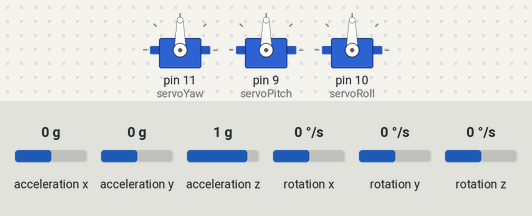
Simulated run of this sketch. Board: Arduino Uno, built with avr-gcc and run on an emulated ATmega328P. Shown: 3 × servo. The test bench sets the inputs (shaded band); at power-on: rotation z 0 °/s, acceleration x 0 g, acceleration z 1 g, acceleration y 0 g, rotation x 0 °/s, rotation y 0 °/s. The local clock reads 2024-03-15 10:24:30 at power-on unless the sketch sets it; storage starts empty; what the sketch prints to the serial monitor is not drawn.

Above: at 3.7 s.
3.8 s: rotation z set to -192 °/s
At 4.6 s:
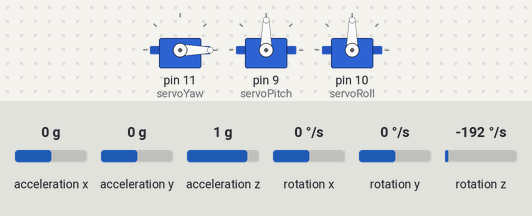
At 5.2 s:
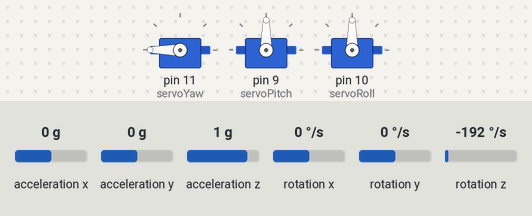
6.8 s: acceleration x set to -1.4 g
At 8.3 s:
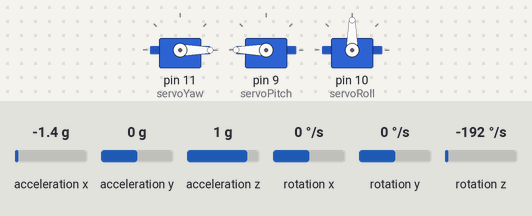
9.8 s: acceleration z set to 0 g
At 10.9 s:
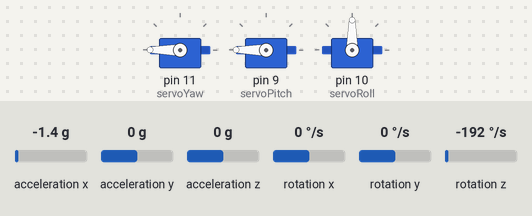
12.8 s: acceleration y set to -1.4 g
15.8 s: acceleration x set to -0.8 g
18.8 s: acceleration y set to -0.8 g
Timing chart, 0 to 61.2 s (numbered marks = the images above; inputs shaded):
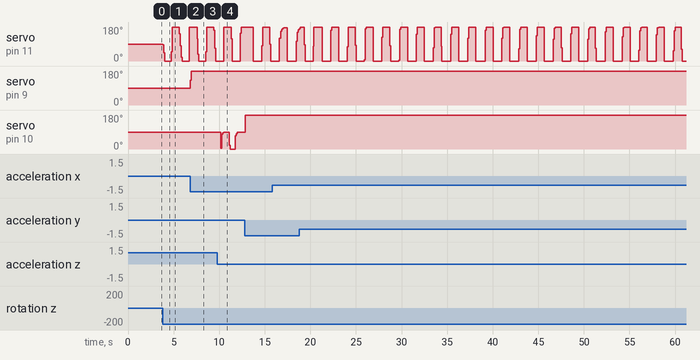

The sketch:

codeformarch17_copy_20250317125732.ino
```cpp
#include <Wire.h>
#include <SD.h>
#include <SPI.h>
#include <RTClib.h>
#include <Servo.h>
#include "MPU6050_6Axis_MotionApps20.h"
#include <PID_v1.h>

#define SD_CS 4  // Chip Select pin for SD card module
#define SERVO_MIN 0
#define SERVO_MAX 180

// ----- Global Objects -----
RTC_DS3231 rtc;
MPU6050 mpu;
File dataFile;

// ----- DMP Variables -----
uint8_t mpuIntStatus;
uint16_t packetSize;
uint8_t fifoBuffer[64];
Quaternion q;
VectorFloat gravity;
float ypr[3];
VectorInt16 aa; // For raw acceleration data from DMP

// ----- Servo and PID Setup -----
Servo servoYaw, servoPitch, servoRoll;
double inputYaw, outputYaw, setpointYaw = 0;
double inputPitch, outputPitch, setpointPitch = 0;
double inputRoll, outputRoll, setpointRoll = 0;

// ----- Low-Pass Filter Variables -----
double filteredYaw = 0, filteredPitch = 0, filteredRoll = 0;
const double LPF_ALPHA = 0.2;  // Smoothing factor (0 < LPF_ALPHA < 1)

// ----- PID Tuning Parameters -----
double Kp = 2.0, Ki = 0.01, Kd = 0.05;
PID pidYaw(&inputYaw, &outputYaw, &setpointYaw, Kp, Ki, Kd, DIRECT);
PID pidPitch(&inputPitch, &outputPitch, &setpointPitch, Kp, Ki, Kd, DIRECT);
PID pidRoll(&inputRoll, &outputRoll, &setpointRoll, Kp, Ki, Kd, DIRECT);

// ----- Offsets for Zeroing Initial Position -----
double yawOffset = 0, pitchOffset = 0, rollOffset = 0;

// ----- Timing Variables -----
unsigned long lastLogTime = 0;

void setup() {
  Serial.begin(115200);
  Wire.begin();

  // Initialize RTC
  if (!rtc.begin()) {
    Serial.println("Couldn't find RTC");
    while (1);
  }

  // Initialize SD card
  if (!SD.begin(SD_CS)) {
    Serial.println("SD Card initialization failed!");
    while (1);
  }
  Serial.println("SD Card initialized.");

  // Initialize MPU6050
  Serial.println("Initializing MPU6050...");
  mpu.initialize();
  if (!mpu.testConnection()) {
    Serial.println("MPU6050 connection failed!");
    while (1);
  }

  // Initialize DMP for orientation processing
  Serial.println("Initializing DMP...");
  int dmpStatus = mpu.dmpInitialize();
  if (dmpStatus != 0) {
    Serial.print("DMP Initialization failed (code ");
    Serial.print(dmpStatus);
    Serial.println(")");
    while (1);
  }
  mpu.setDMPEnabled(true);
  mpuIntStatus = mpu.getIntStatus();
  packetSize = mpu.dmpGetFIFOPacketSize();
  Serial.println("MPU6050 DMP Ready");

  // Allow sensor readings to stabilize
  delay(1000);

  // Calibrate offsets using multiple samples
  const int NUM_SAMPLES = 50;
  double sumYaw = 0, sumPitch = 0, sumRoll = 0;
  int validSamples = 0;
  for (int i = 0; i < NUM_SAMPLES; i++) {
    // Check for FIFO overflow during calibration
    if ((mpu.getIntStatus() & 0x10) || mpu.getFIFOCount() >= 1024) {
      mpu.resetFIFO();
      Serial.println("FIFO Overflow during calibration! Resetting...");
      continue;
    }
    while (mpu.getFIFOCount() < packetSize) {
      delay(5);
    }
    mpu.getFIFOBytes(fifoBuffer, packetSize);
    mpu.dmpGetQuaternion(&q, fifoBuffer);
    mpu.dmpGetGravity(&gravity, &q);
    mpu.dmpGetYawPitchRoll(ypr, &q, &gravity);
    sumYaw   += ypr[0] * 180.0 / M_PI;
    sumPitch += ypr[1] * 180.0 / M_PI;
    sumRoll  += ypr[2] * 180.0 / M_PI;
    validSamples++;
    delay(10);
  }
  if (validSamples > 0) {
    yawOffset   = sumYaw / validSamples;
    pitchOffset = sumPitch / validSamples;
    rollOffset  = sumRoll / validSamples;
  }
  Serial.print("Offsets -> Yaw: "); Serial.print(yawOffset);
  Serial.print(", Pitch: "); Serial.print(pitchOffset);
  Serial.print(", Roll: "); Serial.println(rollOffset);

  // Attach servos to their pins
  servoYaw.attach(11);
  servoPitch.attach(9);
  servoRoll.attach(10);

  // Initialize PID controllers
  pidYaw.SetMode(AUTOMATIC);
  pidPitch.SetMode(AUTOMATIC);
  pidRoll.SetMode(AUTOMATIC);
  pidYaw.SetOutputLimits(-60, 60);
  pidPitch.SetOutputLimits(-60, 60);
  pidRoll.SetOutputLimits(-60, 60);
}

void loop() {
  // Check for FIFO overflow and reset if needed
  if ((mpu.getIntStatus() & 0x10) || mpu.getFIFOCount() >= 1024) {
    mpu.resetFIFO();
    Serial.println("FIFO Overflow! Resetting...");
    return;
  }

  // Process a new DMP packet if available
  if (mpu.getFIFOCount() >= packetSize) {
    mpu.getFIFOBytes(fifoBuffer, packetSize);

    // Retrieve orientation data from DMP packet
    mpu.dmpGetQuaternion(&q, fifoBuffer);
    mpu.dmpGetGravity(&gravity, &q);
    mpu.dmpGetYawPitchRoll(ypr, &q, &gravity);

    // Retrieve raw accelerometer data from the same packet
    mpu.dmpGetAccel(&aa, fifoBuffer);

    // Calculate adjusted raw angles (in degrees)
    double rawYaw   = (ypr[0] * 180.0 / M_PI) - yawOffset;
    double rawPitch = (ypr[1] * 180.0 / M_PI) - pitchOffset;
    double rawRoll  = (ypr[2] * 180.0 / M_PI) - rollOffset;

    // Apply low-pass filtering to smooth the values
    filteredYaw   = LPF_ALPHA * rawYaw   + (1 - LPF_ALPHA) * filteredYaw;
    filteredPitch = LPF_ALPHA * rawPitch + (1 - LPF_ALPHA) * filteredPitch;
    filteredRoll  = LPF_ALPHA * rawRoll  + (1 - LPF_ALPHA) * filteredRoll;

    // Use the filtered values as PID inputs
    inputYaw   = filteredYaw;
    inputPitch = filteredPitch;
    inputRoll  = filteredRoll;

    // Compute PID corrections for each axis
    pidYaw.Compute();
    pidPitch.Compute();
    pidRoll.Compute();

    // Map the PID outputs to servo positions (constrained between SERVO_MIN and SERVO_MAX)
    int yawPos   = constrain(map(outputYaw, -60, 60, SERVO_MIN, SERVO_MAX), SERVO_MIN, SERVO_MAX);
    int pitchPos = constrain(map(outputPitch, -60, 60, SERVO_MIN, SERVO_MAX), SERVO_MIN, SERVO_MAX);
    int rollPos  = constrain(map(outputRoll, -60, 60, SERVO_MIN, SERVO_MAX), SERVO_MIN, SERVO_MAX);

    // Update servo positions
    servoYaw.write(yawPos);
    servoPitch.write(pitchPos);
    servoRoll.write(rollPos);

    // Provide debug output every 200 ms
    static unsigned long lastUpdate = 0;
    if (millis() - lastUpdate > 200) {
      lastUpdate = millis();
      Serial.print("Raw -> Yaw: "); Serial.print(rawYaw);
      Serial.print(" | Pitch: "); Serial.print(rawPitch);
      Serial.print(" | Roll: "); Serial.print(rawRoll);
      Serial.print(" || Filtered -> Yaw: "); Serial.print(filteredYaw);
      Serial.print(" | Pitch: "); Serial.print(filteredPitch);
      Serial.print(" | Roll: "); Serial.print(filteredRoll);
      Serial.print(" || Servos -> Yaw: "); Serial.print(yawPos);
      Serial.print(", Pitch: "); Serial.print(pitchPos);
      Serial.print(", Roll: "); Serial.println(rollPos);
    }

    // Log the acceleration data to the SD card every second
    if (millis() - lastLogTime >= 1000) {
      lastLogTime = millis();
      DateTime now = rtc.now();
      dataFile = SD.open("log.txt", FILE_WRITE);
      if (dataFile) {
        dataFile.print(now.year()); dataFile.print("/");
        dataFile.print(now.month()); dataFile.print("/");
        dataFile.print(now.day()); dataFile.print(" ");
        dataFile.print(now.hour()); dataFile.print(":");
        dataFile.print(now.minute()); dataFile.print(":");
        dataFile.print(now.second()); dataFile.print(", ");
        dataFile.print(aa.x); dataFile.print(", ");
        dataFile.print(aa.y); dataFile.print(", ");
        dataFile.println(aa.z);
        dataFile.close();
        Serial.println("Data written to SD card.");
      } else {
        Serial.println("Error opening file.");
      }
    }
  }
  delay(10);
}
```

Measured:
- after the input at 3.8 s, servo on pin 11 (servoYaw): 90° → 87° at once, → 43° 0.10 s later, → 0° 0.11 s later, → 48° 0.74 s later, … (10 changes in this stretch)
- after the input at 6.8 s, servo on pin 9 (servoPitch): 90° → 130° at once, → 180° 0.10 s later
- after the input at 9.8 s, servo on pin 10 (servoRoll): 90° → 4° after 0.36 s, → 79° 0.11 s later, → 87° 0.10 s later, → 90° 0.11 s later, … (10 changes in this stretch)
